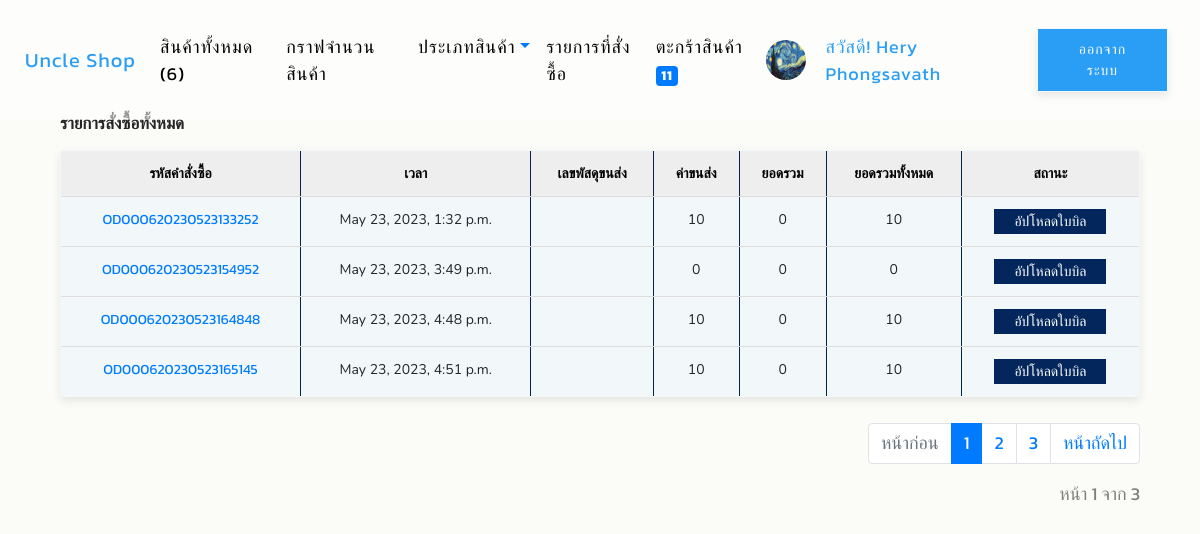
/orderproduct/ (signed in), run on the app's committed database.
### app_uncle_shop/models.py (models this page shows, shortened)
class Profile(models.Model):
    user = models.OneToOneField(User, on_delete=models.CASCADE)
    photo = models.ImageField(upload_to="photoprofile",
                              null=True, blank=True, default='default.png')
    usertype = models.CharField(max_length=100, default='member')
    cartquan = models.IntegerField(default=0)

class OrderPending(models.Model):
    orderid = models.CharField(max_length=100)
    user = models.ForeignKey(User, on_delete=models.CASCADE)
    name = models.CharField(max_length=100)
    tel = models.CharField(max_length=100)
    address = models.TextField()
    shipping = models.CharField(max_length=100)
    payment = models.CharField(max_length=100)
    other = models.TextField(null=True, blank=True)
    stamp = models.DateTimeField(auto_now_add=True, blank=True, null=True)
    paid = models.BooleanField(default=False)
    confirmed = models.BooleanField(default=False)
    slip = models.ImageField(upload_to="slip", null=True, blank=True)
    slip_time = models.DateField(null=True, blank=True)
    bank_account = models.CharField(
        max_length=50,
        choices=[('KBank', 'KBank'), ('SCB', 'SCB'),
                 ('TTB', 'TTB'), ('KTB', 'KTB'),
                 ('BBL', 'BBL'), ('BAY', 'BAY'),
                 ('อื่นๆ', 'อื่นๆ'), ],
        default='KBank'
    )
    paymentid = models.CharField(max_length=100, null=True, blank=True)
    tracking_number = models.CharField(max_length=100, null=True, blank=True)

### app_uncle_shop/views.py (the view)
# urls.py: path('orderproduct/', order_prodcut, name='order-product-page'),
def order_prodcut(request):
    username = request.user.username
    user = User.objects.get(username=username)
    context = {}
    order_pending = OrderPending.objects.filter(user=user)
    for od in order_pending:
        orderid = od.orderid
        order_product = OrderProduct.objects.filter(orderid=orderid)
        total = sum([o.total for o in order_product])
        od.total = total
        count = sum([o.quantity for o in order_product])
        if od.shipping == 'flash':
            shipping_cost = sum(
                [20 if i == 0 else 10 for i in range(count)])
        elif od.shipping == 'kerry':
            shipping_cost = sum(
                [20 if i == 0 else 8 for i in range(count)])
        elif od.shipping == 'j&t':
            shipping_cost = sum(
                [20 if i == 0 else 9 for i in range(count)])
        elif od.shipping == 'thailandpost':
            shipping_cost = sum(
                [20 if i == 0 else 12 for i in range(count)])
        else:
            shipping_cost = sum(
                [20 if i == 0 else 11 for i in range(count)])
        if od.payment == 'cod':
            shipping_cost += 10
        od.shipping_cost = shipping_cost
    paginator = Paginator(order_pending, 4)
    page = request.GET.get('page')
    order_pending = paginator.get_page(page)
    context['allorder'] = order_pending
    return render(request, 'app_uncle_shop/order-product.html', context)

### app_uncle_shop/templatetags/custom_tags.py (called while the page is built)
@register.simple_tag
def show_all_product():
    count = AllProduct.objects.count()
    return count

@register.inclusion_tag("app_uncle_shop/all-category.html")
def all_category():
    category = Category.objects.all()
    return {"categories": category}

### app_uncle_shop/templates/app_uncle_shop/order-product.html (shortened to what this page needs)
{% extends 'app_uncle_shop/index.html' %}
{% load humanize %}
{% block content %}
<!DOCTYPE html>
<html>
  <head>
  </head>
  <body>
    <div class="container">
      <div class="text-color-black">
        <h3>รายการสั่งซื้อทั้งหมด</h3>
      </div>
      <div style="padding: 5px"></div>
      <table class="table">
          <tr style="font-size: 14px;">
            <th>รหัสคำสั่งซื้อ</th>
            <th>เวลา</th>
            <th>เลขพัสดุขนส่ง</th>
            <th>ค่าขนส่ง</th>
            <th>ยอดรวม</th>
            <th>ยอดรวมทั้งหมด</th>
            <th>สถานะ</th>
          </tr>
          {% for od in allorder %}
          <tr style="font-size: 14px;">
            <td><a href="{% url 'my-order-page' od.orderid %}" style="font-size: 14px;">{{od.orderid}}</a></td>
            <td>{{od.stamp}}</td>
            <td>
            </td>
            <td>
              {{od.shipping_cost|intcomma}}
            </td>
            <td>{{od.total|intcomma}}</td>
            <td>
              {{od.total|add:od.shipping_cost|intcomma}}
            </td>
            <td>
              {% if od.paid %}
              <i class="fa fa-check-square-o" style="font-size:14px;color:#ff0000;"> จ่ายแล้ว </i>
              {% else %}
              <a href="{% url 'upload-slip-page' od.orderid %}" class="button-darken-blue">
                อัปโหลดใบบิล
              </a>
              {% endif %}
            </td>
          </tr>
          {% endfor %}
      </table>
      <div style="padding: 5px"></div>
      <ul class="pagination justify-content-end">
        {% if allorder.has_next and allorder.has_previous != True %}
        <li class="page-item disabled"><a class="page-link" href="">
          หน้าก่อน </a>
        </li>
        <li class="page-item active"><a class="page-link" href="?page={{allorder.number}}">{{allorder.number}}</a></li>
        <li class="page-item"><a class="page-link" href="?page={{allorder.number|add:1}}">{{allorder.number|add:1}}</a></li>
        <li class="page-item"><a class="page-link" href="?page={{allorder.number|add:2}}">{{allorder.number|add:2}}</a></li>
        <li class="page-item"><a class="page-link" href="?page={{allorder.next_page_number}}"> หน้าถัดไป </a></li>
        {% endif %}
      </ul>
      <a class="pagination justify-content-end" <i style="font-size:18px;color:grey;"> หน้า {{allorder.number}} จาก {{allorder.paginator.num_pages}} </i></a>
      <div style="padding: 20px"></div>
    </div>
  </body>
  </html>
{% endblock content %}

### app_uncle_shop/templates/app_uncle_shop/index.html (shortened to what this page needs)
{% load custom_tags %}
{% load static %}
<!DOCTYPE html>
<html lang="en">
  <head>
    <link
      rel="stylesheet"
      href="https://cdn.jsdelivr.net/npm/bootstrap@4.6.1/dist/css/bootstrap.min.css"
    />
    <link rel="stylesheet" href="https://cdnjs.cloudflare.com/ajax/libs/font-awesome/4.7.0/css/font-awesome.min.css">
    <link href="{% static 'css/style.css' %}" rel="stylesheet" />
  </head>
  <body>
    <nav class="navbar navbar-expand-sm bg-lightblue navbar-lightblue">
      <a class="navbar-brand" href="{% url 'home-page' %}"
        ><font color="#2a9df4">Uncle Shop</font></a
      >
      <div class="collapse navbar-collapse" id="collapsibleNavbar">
        <ul class="navbar-nav mr-auto">
          <li class="nav-item">
            <a class="nav-link" href="{% url 'all-product-page' %}"
              ><font color="black">สินค้าทั้งหมด ({% show_all_product %})</font>
            </a>
          </li>
          <li class="nav-item">
            <a class="nav-link" href="{% url 'graph-page' %}"
              ><font color="black">กราฟจำนวนสินค้า</font></a
            >
          </li>
          <li class="nav-item dropdown">
            <a
              class="nav-link dropdown-toggle"
              href="#"
              id="dropdown01"
              data-toggle="dropdown"
              aria-haspopup="true"
              aria-expanded="false"
              ><font color="black">ประเภทสินค้า</font></a
            >
          </li>
          {% if user.is_authenticated and user.profile.usertype == 'member' %}
          <li class="nav-item">
            <a class="nav-link" href="{% url 'order-product-page' %}"
              ><font color="black">รายการที่สั่งซื้อ</font>
            </a>
          </li>
          <li class="nav-item">
            <a class="nav-link" href="{% url 'my-cart-page' %}"
              ><font color="black">ตะกร้าสินค้า</font>
              <span class="badge bg-primary"
                ><font color="white">{{user.profile.cartquan}}</font></span
              >
            </a>
          </li>
          {% endif %}
        </ul>
        {% if user.is_authenticated %}
        <img
          src="{{user.profile.photo.url}}"
          width="40"
          height="40"
          class="rounded-circle"
        />&nbsp&nbsp
        <a style="color: #2a9df4; margin: 5px">
          สวัสดี! {{user.first_name}} {{user.last_name}}&nbsp&nbsp
        </a>
        <a class="button-blue" href="{% url 'logout' %}">ออกจากระบบ</a>&nbsp
        {% else %}
        <a class="button-blue" href="{% url 'register-page' %}"
          >สมัครสมาชิก</a
        >&nbsp&nbsp&nbsp
        <a class="button-blue" href="{% url 'login' %}">เข้าสู่ระบบ</a>
        {% endif %}
      </div>
    </nav>
    <div style="padding: 46px"></div>
    <div class="container" style="margin-top: 20px;">
    {% block content %}
    {% endblock content %}
    </div>
  </body>
</html>

### static/css/style.css (style rules this page uses)
body { font-family: "Kanit", sans-serif; font-size: 16px; font-weight: normal; background: #fbfbf7; height: 100%; font-family: Arial; }
.navbar { position: fixed; z-index: 10; font-size: 24px; letter-spacing: 1px; padding: 25px; width: 100vw; background: rgb(0 0 0 / 50%); }
.text-color-black { color: black; }
a { font-family: "Kanit", sans-serif; font-size: 18px; }
table { border-collapse: collapse; width: 100%; background-color: #f2f2f2; }
th, td { border: 1px solid #03254c; padding: 8px; text-align: center; border-bottom: 1px solid #ddd; }
th { background-color: #eee; color: black; }
* { transition: all 0.3s ease-out; }
.button-darken-blue { background-color: #03265c; border: none; color: white; padding: 2px 20px; text-align: center; text-decoration: none; display: inline-block; font-size: 14px; }

### app_uncle_shop/templates/app_uncle_shop/index.html (style rules this page uses)
.navbar { position: fixed; z-index: 10; letter-spacing: 1px; padding: 25px; width: 100vw; background: rgb(255 255 255 / 50%); }

### data on the page
OrderPending: orderid "OD000620230523133252", stamp "May 23, 2023, 1:32 p.m.", shipping_cost "10", total "0", total|add "10", paid "อัปโหลดใบบิล"
OrderPending: orderid "OD000620230523154952", stamp "May 23, 2023, 3:49 p.m.", shipping_cost "0", total "0", total|add "0", paid "อัปโหลดใบบิล"
OrderPending: orderid "OD000620230523164848", stamp "May 23, 2023, 4:48 p.m.", shipping_cost "10", total "0", total|add "10", paid "อัปโหลดใบบิล"
OrderPending: orderid "OD000620230523165145", stamp "May 23, 2023, 4:51 p.m.", shipping_cost "10", total "0", total|add "10", paid "อัปโหลดใบบิล"

### other printed values
{{ user.profile.cartquan }} "11"
{{ user.first_name }} "Hery"
{{ user.last_name }} "Phongsavath"
{{ allorder.number }} "1"
{{ allorder.number|add:1 }} "2"
{{ allorder.number|add:2 }} "3"
{{ allorder.paginator.num_pages }} "3"
